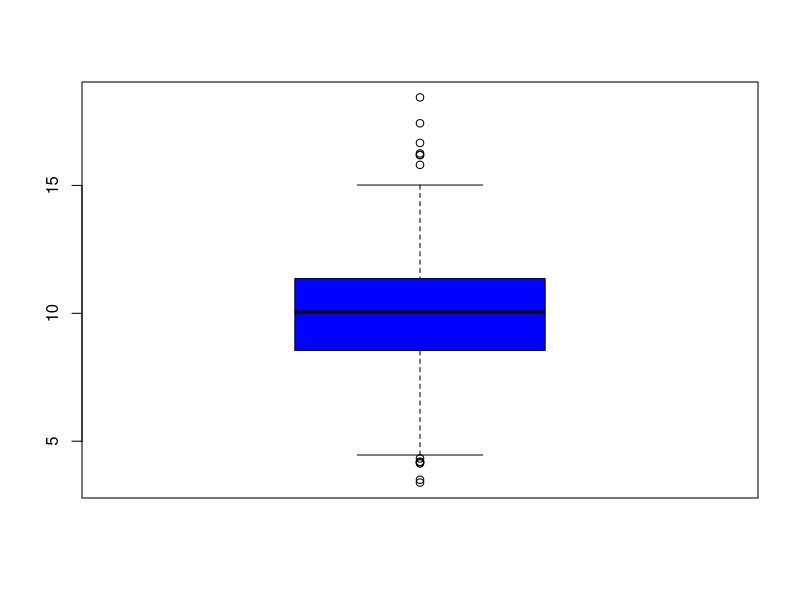
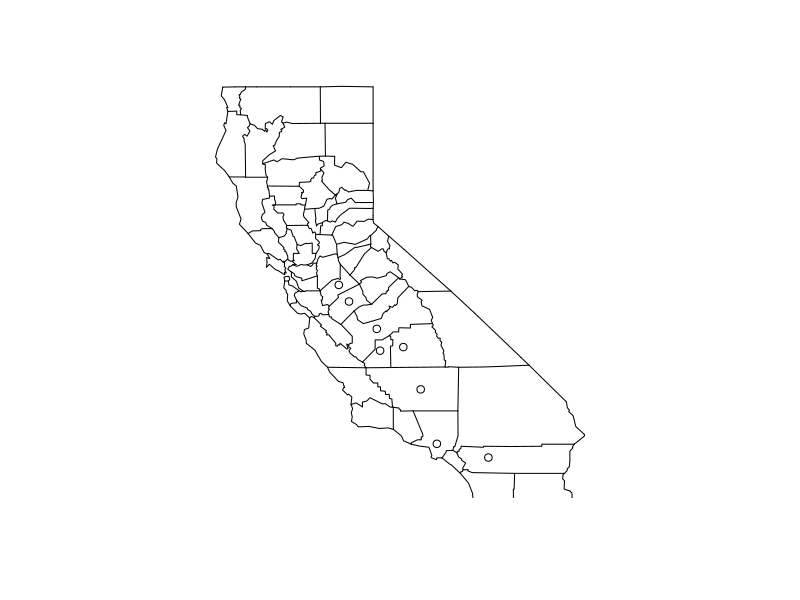
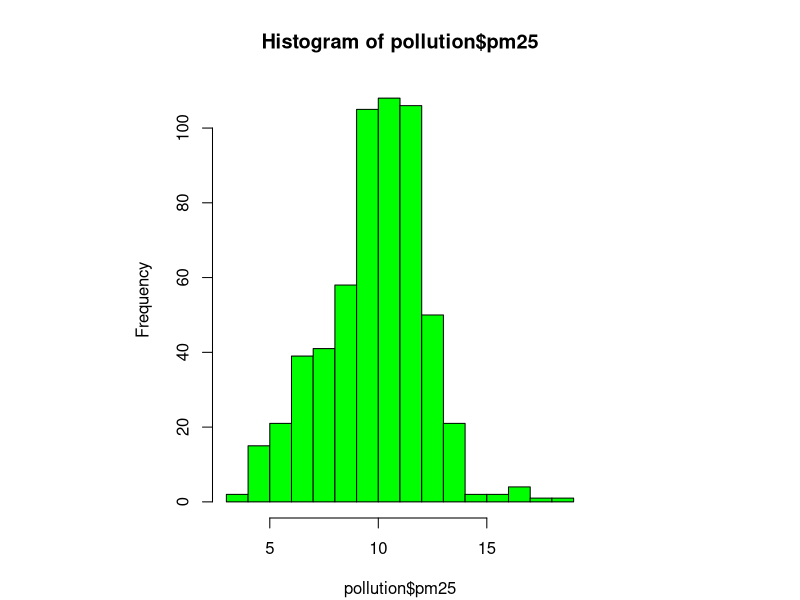
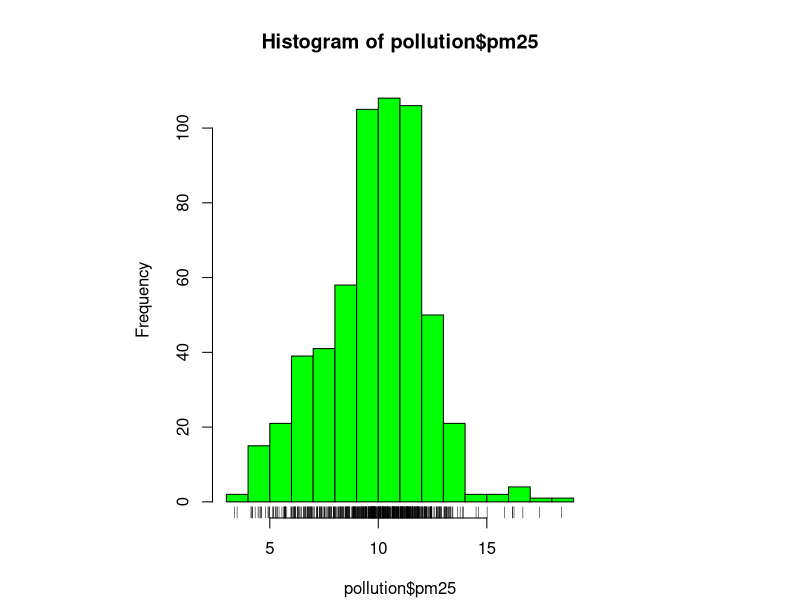
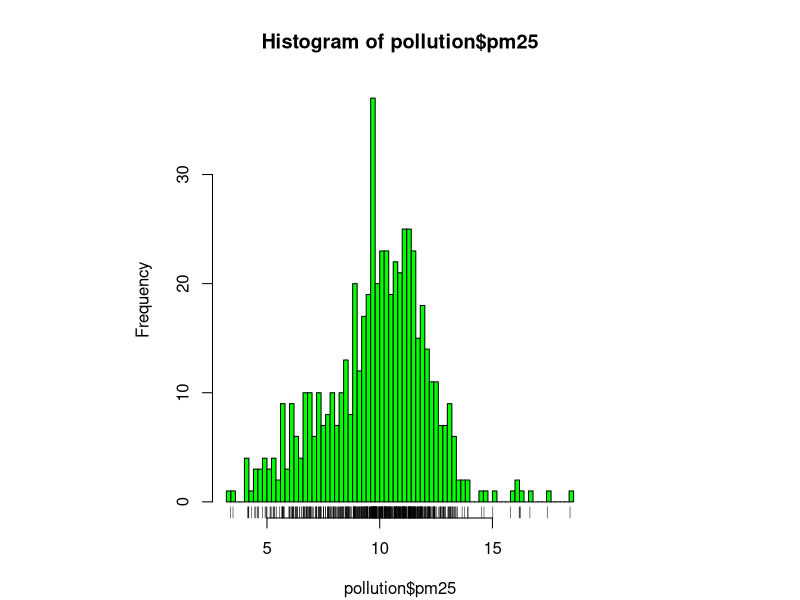
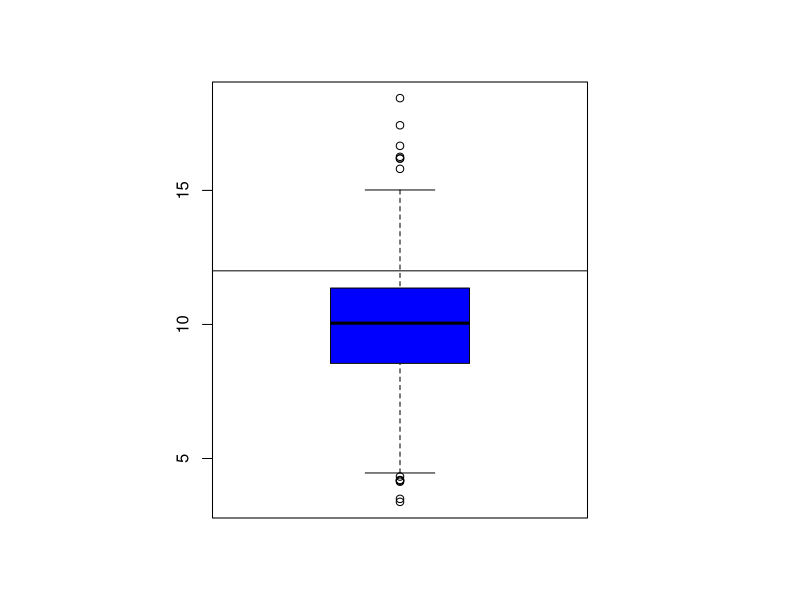
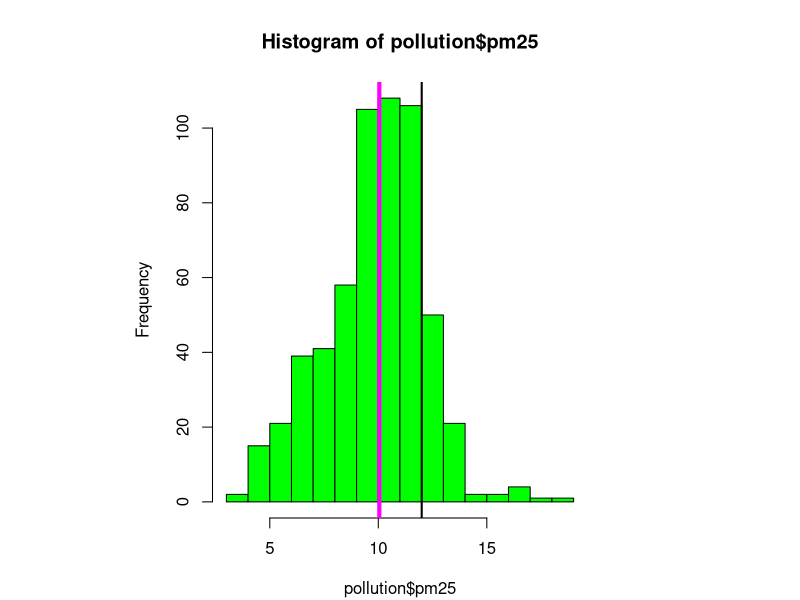
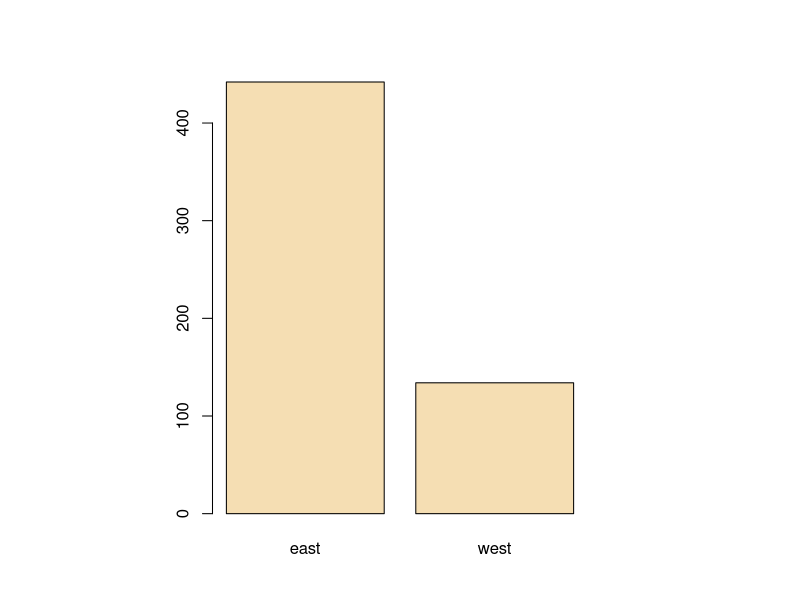

The R script that drew these images, in order:
## ---- chunk 1
knitr::opts_chunk$set(echo = TRUE)
## ---- chunk 2
class <- c("numeric", "character", "factor", "numeric", "numeric")
pollution <- read.csv("data/avgpm25.csv", colClasses = class)
## ---- chunk 3
head(pollution)
## ---- chunk 4
str(pollution)
## ---- chunk 5
fivenum(pollution$pm25)
## ---- chunk 6
summary(pollution$pm25)
## ---- chunk 7
boxplot(pollution$pm25, col = "blue")
## ---- chunk 8
library(dplyr)
filter(pollution, pm25 > 15)
## ---- chunk 9
library(maps)
map("county", "california")
with(filter(pollution, pm25 > 15), points(longitude, latitude))
## ---- chunk 10
hist(pollution$pm25, col = "green")
## ---- chunk 11
hist(pollution$pm25, col = "green")
rug(pollution$pm25)
## ---- chunk 12
hist(pollution$pm25, col = "green", breaks = 100)
rug(pollution$pm25)
## ---- chunk 13
boxplot(pollution$pm25, col = "blue")
abline(h = 12)
## ---- chunk 14
hist(pollution$pm25, col = "green")
abline(v = 12, lwd = 2)
abline(v = median(pollution$pm25), col = "magenta", lwd = 4)
## ---- chunk 15
library(dplyr)
table(pollution$region) %>% barplot(col = "wheat")
## ---- chunk 16
boxplot(pm25 ~ region, data = pollution, col = "red")
## ---- chunk 17
par(mfrow = c(2, 1), mar = c(4, 4, 2, 1))
hist(subset(pollution, region == "east")$pm25, col = "green")
hist(subset(pollution, region == "west")$pm25, col = "green")
## ---- chunk 18
with(pollution, plot(latitude, pm25))
abline(h = 12, lwd = 2, lty = 2)
## ---- chunk 19
with(pollution, plot(latitude, pm25, col = region))
abline(h = 12, lwd = 2, lty = 2)
## ---- chunk 20
levels(pollution$region)
## ---- chunk 21
par(mfrow = c(1, 2), mar = c(5, 4, 2, 1))
with(subset(pollution, region == "west"), plot(latitude, pm25, main = "West"))
with(subset(pollution, region == "east"), plot(latitude, pm25, main = "East"))
## ---- chunk 22
## Lattice
library(lattice)
xyplot(pm25 ~ latitude | region, data = pollution)
## ggplot2
library(ggplot2)
qplot(latitude, pm25, data = pollution, facets = . ~ region)
